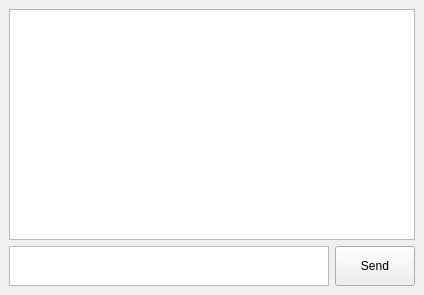
<?xml version="1.0" encoding="UTF-8"?>
<ui version="4.0">
 <class>Client</class>
 <widget class="QMainWindow" name="Client">
  <property name="geometry">
   <rect>
    <x>0</x>
    <y>0</y>
    <width>424</width>
    <height>295</height>
   </rect>
  </property>
  <property name="windowTitle">
   <string>Client</string>
  </property>
  <widget class="QWidget" name="centralwidget">
   <layout class="QGridLayout" name="gridLayout">
    <item row="1" column="0">
     <layout class="QHBoxLayout" name="horizontalLayout">
      <item>
       <widget class="QPlainTextEdit" name="messageTextEdit">
        <property name="sizePolicy">
         <sizepolicy hsizetype="Expanding" vsizetype="Maximum">
          <horstretch>0</horstretch>
          <verstretch>0</verstretch>
         </sizepolicy>
        </property>
        <property name="maximumSize">
         <size>
          <width>16777215</width>
          <height>40</height>
         </size>
        </property>
       </widget>
      </item>
      <item>
       <widget class="QPushButton" name="sendButton">
        <property name="sizePolicy">
         <sizepolicy hsizetype="Preferred" vsizetype="Minimum">
          <horstretch>0</horstretch>
          <verstretch>0</verstretch>
         </sizepolicy>
        </property>
        <property name="text">
         <string>Send</string>
        </property>
        <property name="shortcut">
         <string>Ctrl+Return</string>
        </property>
        <property name="flat">
         <bool>false</bool>
        </property>
       </widget>
      </item>
     </layout>
    </item>
    <item row="0" column="0">
     <widget class="QListWidget" name="messagesListWidget">
      <property name="autoScrollMargin">
       <number>3</number>
      </property>
      <property name="verticalScrollMode">
       <enum>QAbstractItemView::ScrollPerPixel</enum>
      </property>
     </widget>
    </item>
   </layout>
  </widget>
 </widget>
 <resources/>
 <connections/>
</ui>
